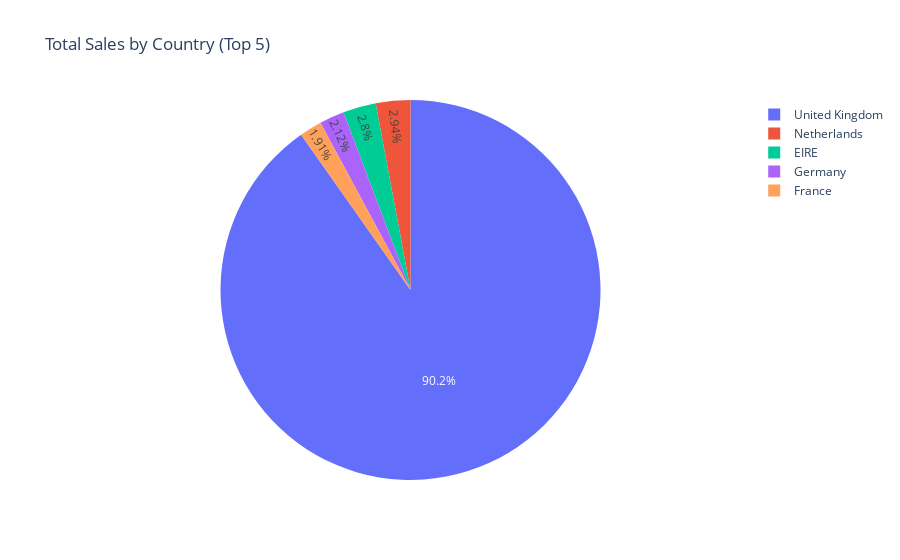

Notebook cell for this chart:
### Markdown cell above
This chart highlights the top 10 best-selling products ranked by total quantity sold. The results show a strong dominance of small, decorative items such as paper crafts, storage jars, novelty bags, and home décor accessories.

### Code cell
country = df0_nc.groupby('Country')['Value'].sum().sort_values(ascending=False).reset_index()
fig = px.pie(country[:5], names='Country', values='Value', title='Total Sales by Country (Top 5)')

fig.write_image("total_sales_by_country.png", scale=2)
fig

### Figure 1 — Plotly figure (JSON) as saved in the notebook; plotly's stock layout.template omitted (floating-point values rounded to 4 significant figures)
{"data": [{"domain": {"x": [0, 1], "y": [0, 1]}, "hovertemplate": "Country=%{label}<br>Value=%{value}<extra></extra>", "labels": ["United Kingdom", "Netherlands", "EIRE", "Germany", "France"], "legendgroup": "", "name": "", "showlegend": true, "type": "pie", "values": [8724000.0, 283900.0, 270900.0, 205400.0, 184500.0]}], "layout": {"legend": {"tracegroupgap": 0}, "title": {"text": "Total Sales by Country (Top 5)"}}}
